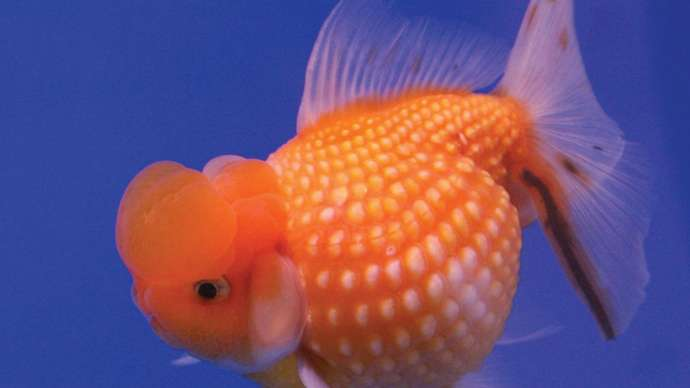
#> input picture goldfish.jpg, 690 x 388 px, found by its file name
$ jupyter execute --allow-errors Image_processing_notebook_kk.ipynb   (shell and % lines are left out)
#> lines starting #> are read from the running program, lines starting #| are printed output that depends on the picture; after the words box and inside, x2 and y2 are one past the last pixel; in counts of white or black regions, pixels touching at a corner belong together
# Image Processing Notebook

### Problem Statement : Reading and cleaning text image

### Solution summary :
we started with an image having text in it. We then blurred the image to remove the noise. Then, thresholding is done to convert the pixels, either to '0' or '255'. This has made the text sharp but has also infused some noise in the form of dots. Then we tried to remove those dots by performing erosion and dilation operations. The problem here is that these operations work better if the size of the noise/dots is much smaller than the text. Doing more morphological transformation for more number of loops or increasing the size of the structuring element will also adversely affect the shape of the text. So, we identified the dots by finding the contours and removed the ones whose area is less than a threshold. Finally, we had a clean image which can be used as input to OCR.

[cell 1]
import sys
sys.path.append('/Library/Frameworks/Python.framework/Versions/3.6/lib/python3.6/site-packages/cv2/')

First, we import the necessary libraries

[cell 2]
import cv2
import numpy as np
import math
import matplotlib.pyplot as plt

### Function to plot multiple images

[cell 3]
# function to plot n images using subplots
def plot_image(images, captions=None, cmap=None ):
    f, axes = plt.subplots(1, len(images), sharey=True)
    f.set_figwidth(15)
    for ax,image,caption in zip(axes, images, captions):
        ax.imshow(image, cmap)
        ax.set_title(caption)

[cell 4]
# Here, we define some colours
SCALAR_BLACK = (0.0,0.0,0.0)
SCALAR_WHITE = (255.0,255.0,255.0)
SCALAR_YELLOW = (0.0,255.0,255.0)
SCALAR_GREEN = (0.0,255.0,0.0)
SCALAR_RED = (0.0,0.0,255.0)
SCALAR_CYAN = (255.0,255.0,0.0)

### Simple edge detection example

[cell 5]
# image
image = np.array([[20,20,20,10,10,10], [20,20,20,10,10,10],[20,20,20,10,10,10],[20,20,20,10,10,10],[20,20,20,10,10,10],[20,20,20,10,10,10]],dtype=np.float32)
plt.imshow(image, cmap= 'gray')
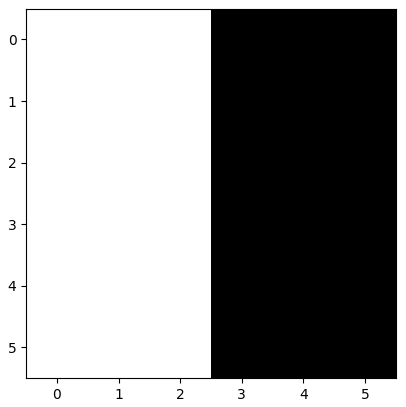
#> figure drawn by matplotlib, 1 panel

[cell 6]
#defining the kernel
kernel = np.array([[1,0,-1],[1,0,-1],[1,0,-1]],dtype = np.float32)
print(kernel)
plt.imshow(kernel,cmap = 'gray')
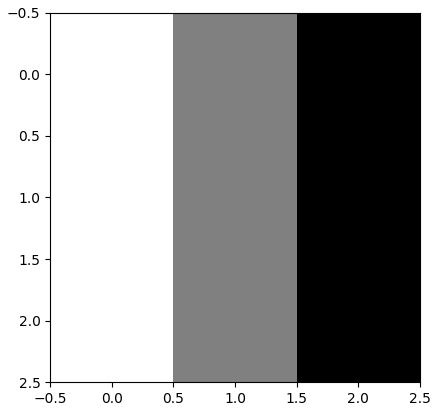
#> figure drawn by matplotlib, 1 panel

#### The function cv2.filter2D() in OpenCV does the convolution while preserving the image dimension.

[cell 7]
# The output we get after convolving image with filter
output = cv2.filter2D(src = image,ddepth = -1,kernel = kernel) #Ddepth – Depth of the output image [ -1 will give the output image depth as same as the input image]

print(output)
plt.imshow(output,cmap = 'gray')
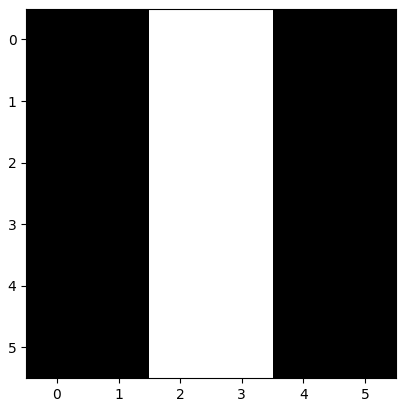
#> figure drawn by matplotlib, 1 panel

[cell 8]
# The output we get after convolving image with filter
output = cv2.filter2D(image,-1,kernel)
print(output)
plt.imshow(output, cmap = 'gray')

## Edge detection example
Let's see one more example edge detection, that is 'canny' edge detection. It is an inbuilt funtion in OpenCV. You can read more it at https://docs.opencv.org/3.1.0/da/d22/tutorial_py_canny.html

[cell 9]
img = cv2.imread('C:\\Users\\ekrsinh\\OneDrive - Ericsson\\Documents\\upgrad4\\OvenCV\\goldfish.jpg')
#> img is the input picture: shape (388, 690, 3); mean B, G, R 119.9, 81.2, 112.3
krishna_edges = cv2.Canny(img,100,200)#Lower/upper threshold value in Hysteresis Thresholding
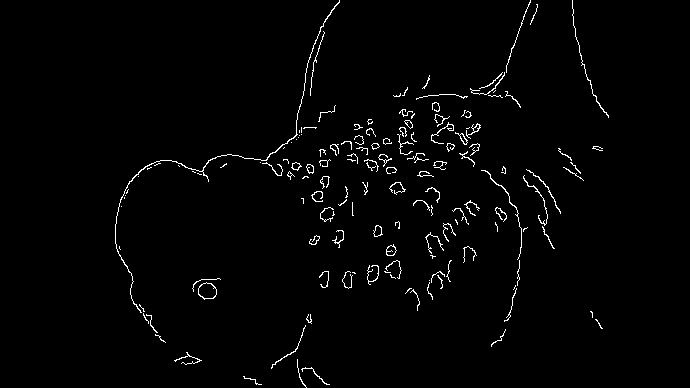
#> krishna_edges: shape (388, 690); 1.7% white in thin lines or dots, all inside (x1, y1, x2, y2) = (115, 0, 609, 388)
#plt.imshow(krishna_edges,cmap='gray')
plot_image([img, krishna_edges], cmap = 'gray',captions = ["krishna", "Krishna Edge"])
#> the loop in plot_image, `for ax,image,caption in zip(axes, images, captions):` made 2 passes
#> caption on passes 1 to 2: 'krishna', 'Krishna Edge'
#> figure, not shown here; B, G, R data is drawn as R, G, B

img = cv2.imread('virat1.jpg',0)
edges = cv2.Canny(img,100,200)
plot_image([img, edges], cmap='gray', captions = ["Virat Kohli", "Virat Kohli Edge"])

# Optical Character Recognition(OCR)
Here, you will see the process of extracting text from image. You will use OpenCV to preprocess the image and use open-source tesseract library to extract text from pre-processed image

[cell 10]
#! pip install pytesseract

[cell 11]
#! pip install pillow #pillow is a image processing library in python

[cell 12]
# import the tesseract library
import pytesseract

[cell 13]
# If you don't have tesseract executable in your PATH, include the following:
pytesseract.pytesseract.tesseract_cmd = r'C:\Users\ekrsinh\AppData\Local\Programs\Tesseract-OCR\tesseract.exe'

### Function to plot image with better aspect ratio

[cell 14]
import matplotlib as mpl

def plotting(image, cmap = None):
    if cmap == 'gray':
        height, width = image.shape
    else:
        image = cv2.cvtColor(image, cv2.COLOR_BGR2RGB)
        height, width, depth = image.shape

    dpi = mpl.rcParams['figure.dpi']
    # What size does the figure need to be in inches to fit the image?
    figsize = width / float(dpi), height / float(dpi)

    # Create a figure of the right size with one axes that takes up the full figure
    fig = plt.figure(figsize=figsize)

    # Display the image.
    plt.imshow(image, cmap)

[cell 15]
# Reading image and converting it into RGB
image = cv2.imread('C:\\Users\\ekrsinh\\OneDrive - Ericsson\\Documents\\upgrad4\\OvenCV\\image2.png')
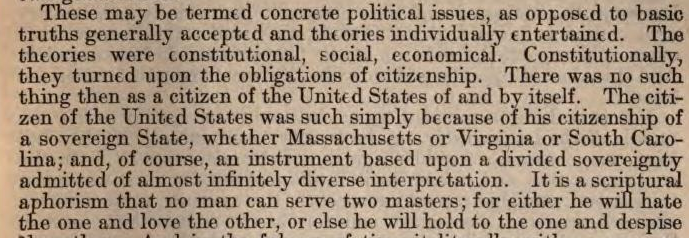
#> input picture image2.png, 689 x 238 px, found by its file name
#> image is the input picture: shape (238, 689, 3); mean B, G, R 126.2, 145.9, 164.5
plotting(image)

## Extracting text using OCR

#> (a cell that did not finish here is left out)

### Was it easy? Let's take a difficult image and try to extract text

[cell 17]
image = cv2.imread(r'C:\Users\ekrsinh\OneDrive - Ericsson\Documents\upgrad4\OvenCV\Image+Processing+Notebook\text_bicubic_y.png')
#> (the rest of this cell did not finish here and is left out)

#> (a cell that did not finish here is left out)

### Now that we are not able to extract text from image, let's try to improve the result using some pre-processing

## Pre-processing techniques
You can improve the result by some of the following pre-processing techniques:
1. Increasing resolution: Increase the resolution of image
2. Deskewing: Deskew the image. It also makes it easier to do more processing.
3. Blurring: It is useful for removing noise.
3. Convert to Black and White: Convert the image into black and white after deskewing and resizing. It will produce consistent character size and thickness.
4. Remove Noise: Remove noise from black and white image. Perform operations like morphological transformation, contours etc. to remove the noise.
5. Train Tesseract on the Font

### Converting to grayscale
Generally, we convert any colour image to grayscale for better perprocessing.

#> (a cell that did not finish here is left out)

### Smoothening using blur
There is no need to do descrewing as the fonts are almost straight. The resolution of the image is also good.

1. Gaussian Noise:
Gaussian Noise is modeled by adding random values to an image. Gaussian filter helps in removing Gaussian noise from the image.

2. Salt and Pepper Noise:
An image containing salt-and-pepper noise will have dark pixels in bright regions and bright pixels in dark regions. Median Filter helps in removing salt-and-pepper noise.

Let's blur the image for smoothing. https://docs.opencv.org/3.1.0/d4/d13/tutorial_py_filtering.html

1. Gaussian blur
2. Median blur

#### Gaussin blur

#> (a cell that did not finish here is left out)

#### Median blur

#> (a cell that did not finish here is left out)

Here, there is not much difference between gaussian blur and median blur.

#### Let's find the text output after bluring

#> (a cell that did not finish here is left out)

#### You can see that the results have improved but still, the results are not that good. Let's do further preprocessing.

## Thresholding the image

The image after smoothing gets blurred. Generally, for OCR to work better, we want sharp borders between characters with high contrast. Binarization makes the image sharp. Also, it reduces the size of the image, which helps in preprocessing in OCR. Let's see some thresholding techniques:

1. Simple Thresholding
2. Adaptive Thresholding
3. Otsu’s Binarization

https://opencv-python-tutroals.readthedocs.io/en/latest/py_tutorials/py_imgproc/py_thresholding/py_thresholding.html

### Simple Thresholding

#> (a cell that did not finish here is left out)

###  Adaptive Thresholding

#> (a cell that did not finish here is left out)

###  Otsu's Thresholding

#> (a cell that did not finish here is left out)

### Morphological transformations
Morphological transformations is normally performed on binary images. It needs two inputs, one is the image, other is structuring element or kernel which decides the nature of operation. Two basic morphological operators are Erosion and Dilation.
https://docs.opencv.org/3.4/d9/d61/tutorial_py_morphological_ops.html

[cell 26]
# Now, we define structuring elements. structuring element is the filter used for morphological transformation.
# and its different sizes such as 3x3, 5x5 etc. define the size of the filter. If the size of the dots is small, lower size of structuring element should be selected so that it only removes the dots and does not affect the size of the text.

strucEle3x3 = cv2.getStructuringElement(cv2.MORPH_RECT,(2,2))
strucEle5x5 = cv2.getStructuringElement(cv2.MORPH_RECT,(5,5))
strucEle7x7 = cv2.getStructuringElement(cv2.MORPH_RECT,(7,7))
strucEle15x15 = cv2.getStructuringElement(cv2.MORPH_RECT,(15,15))

plot_image([strucEle3x3, strucEle5x5, strucEle7x7, strucEle15x15], cmap='gray', captions = ["strucEle3x3", "strucEle5x5", "strucEle7x7", "strucEle15x15"])
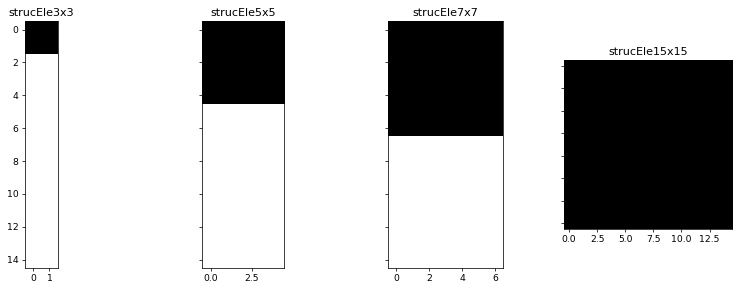
#> figure drawn by matplotlib, 4 panels
